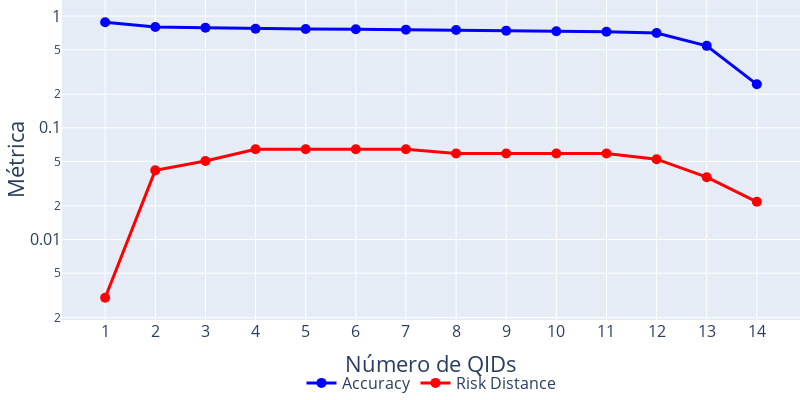

Notebook code cell kept with this figure:
### Code cell
# Calcular medianas por número de QIDs
medians = merged_df.groupby('num_QIDs')[['accuracy', 'risk_distance']].median().reset_index()

x = medians['num_QIDs']
y_acc = medians['accuracy']
y_risk = medians['risk_distance']
y_ratio = y_risk / y_acc


fig = go.Figure()
fig.add_trace(go.Scatter(
    x=x, 
    y=y_acc, 
    mode='lines+markers', 
    name='Accuracy', 
    line=dict(color='blue', width=3),
    marker=dict(size=10, symbol='circle')

))
fig.add_trace(go.Scatter(
    x=x, 
    y=y_risk, 
    mode='lines+markers', 
    name='Risk Distance', 
    line=dict(color='red', width=3),
    marker=dict(size=10, symbol='circle')

))
fig.update_layout(
    # title='Medianas: Accuracy y Risk Distance por Número de QIDs',
    xaxis_title='Número de QIDs',
    yaxis_title='Métrica',
    legend=dict(
        orientation='h',
        yanchor='bottom',
        y=-0.25,
        xanchor='center',
        x=0.5,
        font=dict(size=16),
        title=dict(font=dict(size=18))
    ),
    xaxis=dict(
        tickmode='linear', 
        dtick=1,
        title_font=dict(size=22),
        tickfont=dict(size=16),
        tickvals=sorted(merged_df['num_QIDs'].unique()),
        ticktext=[str(int(val)) for val in sorted(merged_df['num_QIDs'].unique())]
    ),
    yaxis=dict(
        title_font=dict(size=22),
        tickfont=dict(size=16),
        # tickvals=[1, 0.8, 0.6, 0.4, 0.2, 0],
        # ticktext=[str(val) for val in [1, 0.8, 0.6, 0.4, 0.2, 0]],
        type='log'
    ),
    margin=dict(l=0, r=0, t=0, b=0),
    height=400,
    width=800
)
fig.write_image("../Memoria/images/graphs/usability-anonymity-vs-num_qids.png")
fig.show()

### Figure 1 — Plotly figure (JSON) as saved in the notebook; plotly's stock layout.template omitted (floating-point values rounded to 4 significant figures)
{"data": [{"line": {"color": "blue", "width": 3}, "marker": {"size": 10, "symbol": "circle"}, "mode": "lines+markers", "name": "Accuracy", "type": "scatter", "x": [1, 2, 3, 4, 5, 6, 7, 8, 9, 10, 11, 12, 13, 14], "y": [0.8801, 0.7993, 0.7852, 0.7695, 0.7653, 0.7611, 0.7557, 0.7496, 0.7402, 0.7301, 0.7246, 0.7062, 0.5412, 0.2449]}, {"line": {"color": "red", "width": 3}, "marker": {"size": 10, "symbol": "circle"}, "mode": "lines+markers", "name": "Risk Distance", "type": "scatter", "x": [1, 2, 3, 4, 5, 6, 7, 8, 9, 10, 11, 12, 13, 14], "y": [0.003014, 0.04159, 0.05051, 0.06428, 0.06429, 0.06429, 0.06429, 0.05893, 0.05893, 0.05893, 0.05893, 0.05238, 0.03614, 0.02176]}], "layout": {"height": 400, "legend": {"font": {"size": 16}, "orientation": "h", "title": {"font": {"size": 18}}, "x": 0.5, "xanchor": "center", "y": -0.25, "yanchor": "bottom"}, "margin": {"b": 0, "l": 0, "r": 0, "t": 0}, "width": 800, "xaxis": {"dtick": 1, "tickfont": {"size": 16}, "tickmode": "linear", "ticktext": ["1", "2", "3", "4", "5", "6", "7", "8", "9", "10", "11", "12", "13", "14"], "tickvals": [1, 2, 3, 4, 5, 6, 7, 8, 9, 10, 11, 12, 13, 14], "title": {"font": {"size": 22}, "text": "Número de QIDs"}}, "yaxis": {"tickfont": {"size": 16}, "title": {"font": {"size": 22}, "text": "Métrica"}, "type": "log"}}}
